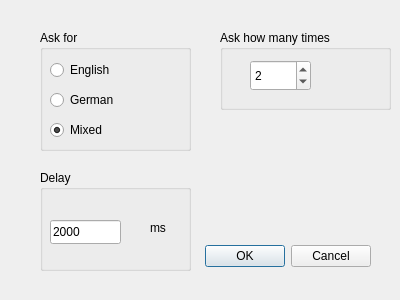
<?xml version="1.0" encoding="UTF-8"?>
<ui version="4.0">
 <class>Test_Configuration</class>
 <widget class="QDialog" name="Test_Configuration">
  <property name="geometry">
   <rect>
    <x>0</x>
    <y>0</y>
    <width>400</width>
    <height>300</height>
   </rect>
  </property>
  <property name="windowTitle">
   <string>Test settings</string>
  </property>
  <widget class="QDialogButtonBox" name="buttonBox">
   <property name="geometry">
    <rect>
     <x>30</x>
     <y>240</y>
     <width>341</width>
     <height>32</height>
    </rect>
   </property>
   <property name="orientation">
    <enum>Qt::Orientation::Horizontal</enum>
   </property>
   <property name="standardButtons">
    <set>QDialogButtonBox::StandardButton::Cancel|QDialogButtonBox::StandardButton::Ok</set>
   </property>
  </widget>
  <widget class="QGroupBox" name="groupBox_Language">
   <property name="geometry">
    <rect>
     <x>40</x>
     <y>30</y>
     <width>151</width>
     <height>121</height>
    </rect>
   </property>
   <property name="title">
    <string>Ask for</string>
   </property>
   <widget class="QRadioButton" name="radioButton_NativeLang">
    <property name="geometry">
     <rect>
      <x>10</x>
      <y>60</y>
      <width>89</width>
      <height>20</height>
     </rect>
    </property>
    <property name="text">
     <string>German</string>
    </property>
   </widget>
   <widget class="QRadioButton" name="radioButton_ForeignLang">
    <property name="geometry">
     <rect>
      <x>10</x>
      <y>30</y>
      <width>89</width>
      <height>20</height>
     </rect>
    </property>
    <property name="text">
     <string>English</string>
    </property>
   </widget>
   <widget class="QRadioButton" name="radioButton_Mixed">
    <property name="geometry">
     <rect>
      <x>10</x>
      <y>90</y>
      <width>89</width>
      <height>20</height>
     </rect>
    </property>
    <property name="text">
     <string>Mixed</string>
    </property>
    <property name="checked">
     <bool>true</bool>
    </property>
   </widget>
  </widget>
  <widget class="QGroupBox" name="groupBox_Cycles">
   <property name="geometry">
    <rect>
     <x>220</x>
     <y>30</y>
     <width>171</width>
     <height>80</height>
    </rect>
   </property>
   <property name="title">
    <string>Ask how many times</string>
   </property>
   <widget class="QSpinBox" name="spinBox_Cycles">
    <property name="geometry">
     <rect>
      <x>30</x>
      <y>30</y>
      <width>61</width>
      <height>31</height>
     </rect>
    </property>
    <property name="minimum">
     <number>1</number>
    </property>
    <property name="maximum">
     <number>10</number>
    </property>
    <property name="value">
     <number>2</number>
    </property>
   </widget>
  </widget>
  <widget class="QGroupBox" name="groupBox_Delay">
   <property name="geometry">
    <rect>
     <x>40</x>
     <y>170</y>
     <width>151</width>
     <height>101</height>
    </rect>
   </property>
   <property name="title">
    <string>Delay</string>
   </property>
   <widget class="QLabel" name="label_Delay">
    <property name="geometry">
     <rect>
      <x>110</x>
      <y>50</y>
      <width>49</width>
      <height>16</height>
     </rect>
    </property>
    <property name="text">
     <string>ms</string>
    </property>
   </widget>
   <widget class="QLineEdit" name="lineEdit_Delay">
    <property name="geometry">
     <rect>
      <x>10</x>
      <y>50</y>
      <width>71</width>
      <height>24</height>
     </rect>
    </property>
    <property name="inputMask">
     <string/>
    </property>
    <property name="text">
     <string>2000</string>
    </property>
   </widget>
  </widget>
 </widget>
 <resources/>
 <connections>
  <connection>
   <sender>buttonBox</sender>
   <signal>accepted()</signal>
   <receiver>Test_Configuration</receiver>
   <slot>accept()</slot>
   <hints>
    <hint type="sourcelabel">
     <x>248</x>
     <y>254</y>
    </hint>
    <hint type="destinationlabel">
     <x>157</x>
     <y>274</y>
    </hint>
   </hints>
  </connection>
  <connection>
   <sender>buttonBox</sender>
   <signal>rejected()</signal>
   <receiver>Test_Configuration</receiver>
   <slot>reject()</slot>
   <hints>
    <hint type="sourcelabel">
     <x>316</x>
     <y>260</y>
    </hint>
    <hint type="destinationlabel">
     <x>286</x>
     <y>274</y>
    </hint>
   </hints>
  </connection>
 </connections>
</ui>
